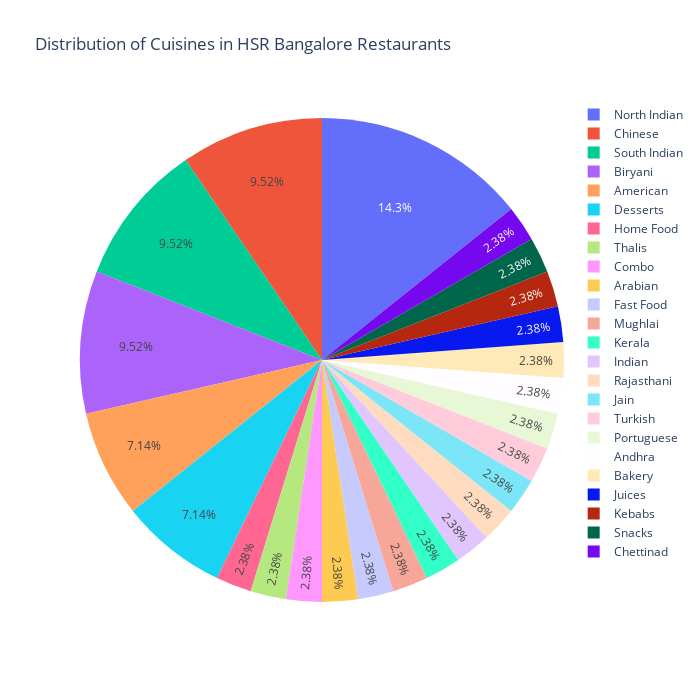

Source (notebook cell):
### Code cell
# Pie Chart
fig = px.pie(
    data_frame = df_Cuisine_HSR,
    names= df_Cuisine_HSR["Cuisine"],
    values = df_Cuisine_HSR["Count"],
    title = "Distribution of Cuisines in HSR Bangalore Restaurants", width = 700, height = 700
)
fig.update_traces(textposition = "inside")
fig.show()

### Figure 1 — Plotly figure (JSON) as saved in the notebook; plotly's stock layout.template omitted (floating-point values rounded to 4 significant figures)
{"data": [{"domain": {"x": [0, 1], "y": [0, 1]}, "hovertemplate": "Cuisine=%{label}<br>Count=%{value}<extra></extra>", "labels": ["North Indian", "Home Food", "Thalis", "Combo", "American", "Arabian", "Chinese", "Desserts", "Fast Food", "Mughlai", "South Indian", "Kerala", "Indian", "Rajasthani", "Jain", "Biryani", "Turkish", "Portuguese", "Andhra", "Bakery", "Juices", "Kebabs", "Snacks", "Chettinad"], "legendgroup": "", "name": "", "showlegend": true, "textposition": "inside", "type": "pie", "values": [6, 1, 1, 1, 3, 1, 4, 3, 1, 1, 4, 1, 1, 1, 1, 4, 1, 1, 1, 1, 1, 1, 1, 1]}], "layout": {"height": 700, "legend": {"tracegroupgap": 0}, "title": {"text": "Distribution of Cuisines in HSR Bangalore Restaurants"}, "width": 700}}
